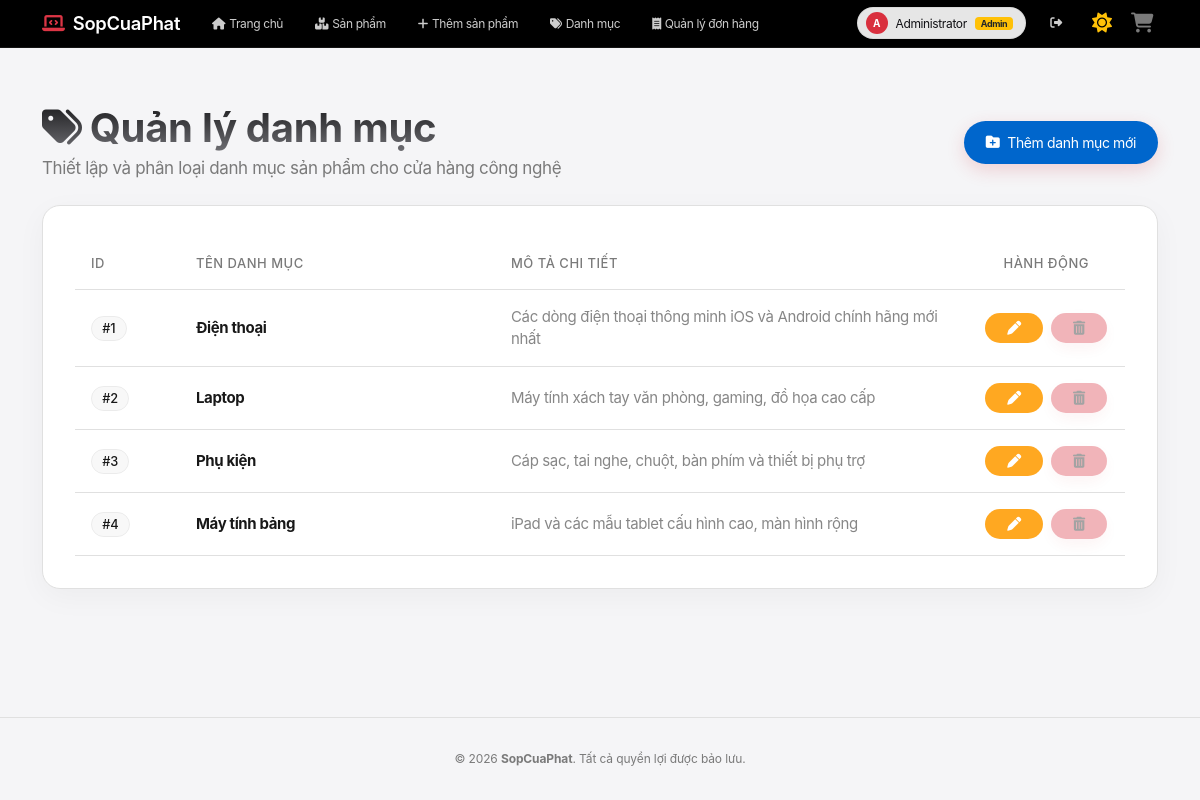
Screenshot of /Category/list (signed in) with the database file from the repository.
### tables this page shows
CREATE TABLE `category` (
  `id` int NOT NULL AUTO_INCREMENT,
  `name` varchar(100) NOT NULL,
  `description` text,
  PRIMARY KEY (`id`)
);

### app/controllers/CategoryController.php (called while the page is built, shortened)
<?php
require_once('app/config/database.php');
require_once('app/models/CategoryModel.php');
class CategoryController
{
    private $categoryModel;
    public function __construct()
    {
        $this->db = (new Database())->getConnection();
        $this->categoryModel = new CategoryModel($this->db);
    }
    public function list()
    {
        $categories = $this->categoryModel->getCategories();
        include 'app/views/category/list.php';
    }
}
?>

### index.php (called while the page is built, shortened)
<?php
$url = $_GET['url'] ?? '';
$url = rtrim($url, '/');
$url = filter_var($url, FILTER_SANITIZE_URL);
$url = explode('/', $url);
$action = isset($url[1]) && $url[1] != '' ? $url[1] : 'index';
$controller = new $controllerName();
call_user_func_array([$controller, $action], array_slice($url, 2));
?>

### app/config/database.php (called while the page is built, shortened)
<?php
class Database {
    private $host = "127.0.0.1";
    private $db_name = "my_store";
    private $username = "root";
    private $password = "";
    public function getConnection() {
        $this->conn = null;
        try {
            $this->conn = new PDO("mysql:host=" . $this->host . ";dbname=" . $this->db_name, $this->username, $this->password);
            $this->conn->exec("SET NAMES utf8mb4");
            $this->conn->setAttribute(PDO::ATTR_ERRMODE, PDO::ERRMODE_EXCEPTION);
        } catch(PDOException $exception) {
            echo "Connection error: " . $exception->getMessage();
        }
        return $this->conn;
    }
}
?>

### app/models/CategoryModel.php (called while the page is built, shortened)
<?php
class CategoryModel
{
    private $conn;
    private $table_name = "category";
    public function __construct($db)
    {
        $this->conn = $db;
    }
    public function getCategories()
    {
        $query = "SELECT c.id, c.name, c.description, COUNT(p.id) AS product_count
                  FROM " . $this->table_name . " c
                  LEFT JOIN product p ON c.id = p.category_id
                  GROUP BY c.id, c.name, c.description
                  ORDER BY c.id ASC";
        $stmt = $this->conn->prepare($query);
        $stmt->execute();
        $result = $stmt->fetchAll(PDO::FETCH_OBJ);
        return $result;
    }
}
?>

### app/views/category/list.php (the view, shortened to what this page needs)
<?php include 'app/views/shares/header.php'; ?>
<div class="row align-items-center mb-4">
    <div class="col-md-6">
        <h1 class="text-gradient fw-bold mb-1"><i class="fa-solid fa-tags me-2 text-primary"></i>Quản lý danh mục</h1>
        <p class="text-muted mb-0">Thiết lập và phân loại danh mục sản phẩm cho cửa hàng công nghệ</p>
    </div>
    <div class="col-md-6 text-md-end mt-3 mt-md-0">
        <a href="<?php echo BASE_URL; ?>/Category/add" class="btn btn-premium">
            <i class="fa-solid fa-folder-plus me-2"></i>Thêm danh mục mới
        </a>
    </div>
</div>
<div class="glass-card">
    <?php if (empty($categories)): ?>
        <div class="text-center py-4">
            <div class="mb-3 text-muted">
                <i class="fa-regular fa-folder-open fs-2"></i>
            </div>
            <h5>Không có danh mục nào</h5>
            <p class="text-muted mb-0">Vui lòng tạo thêm danh mục sản phẩm mới.</p>
        </div>
    <?php else: ?>
        <div class="table-responsive">
            <table class="table table-premium mb-0">
                <thead>
                    <tr>
                        <th style="width: 10%;">ID</th>
                        <th style="width: 30%;">Tên danh mục</th>
                        <th style="width: 45%;">Mô tả chi tiết</th>
                        <th style="width: 15%;" class="text-center">Hành động</th>
                    </tr>
                </thead>
                <tbody>
                    <?php foreach ($categories as $category): ?>
                        <tr>
                            <td><span class="badge-premium">#<?php echo $category->id; ?></span></td>
                            <td><strong style="color: var(--text-main);"><?php echo htmlspecialchars($category->name, ENT_QUOTES, 'UTF-8'); ?></strong></td>
                            <td class="text-muted"><?php echo htmlspecialchars($category->description ?? 'Không có mô tả', ENT_QUOTES, 'UTF-8'); ?></td>
                            <td class="text-center">
                                <div class="d-flex justify-content-center gap-2">
                                    <a href="<?php echo BASE_URL; ?>/Category/edit/<?php echo $category->id; ?>" class="btn btn-sm btn-premium-warning" title="Sửa">
                                        <i class="fa-solid fa-pen"></i>
                                    </a>
                                    <?php if ((int)($category->product_count ?? 0) > 0): ?>
                                        <button class="btn btn-sm btn-premium-danger" style="opacity: 0.4; cursor: not-allowed;" title="Không thể xóa danh mục này vì đang có sản phẩm" disabled>
                                            <i class="fa-solid fa-trash-can"></i>
                                        </button>
                                    <?php else: ?>
                                        <button onclick="confirmDelete('<?php echo $category->id; ?>', '<?php echo htmlspecialchars($category->name, ENT_QUOTES, 'UTF-8'); ?>', 0)" class="btn btn-sm btn-premium-danger" title="Xóa">
                                            <i class="fa-solid fa-trash-can"></i>
                                        </button>
                                    <?php endif; ?>
                                </div>
                            </td>
                        </tr>
                    <?php endforeach; ?>
                </tbody>
            </table>
        </div>
    <?php endif; ?>
</div>
<?php include 'app/views/shares/footer.php'; ?>

### public/css/theme-red.css (style rules this page uses)
:root { --bg-white: #ffffff; --bg-muted: #f7f7f8; --accent-red: #d9303e; --accent-red-dark: #b02a32; --accent-red-soft: rgba(217,48,62,0.08); --text-dark: #111115; --muted: #6b6b6f; --nav-bg: #ffffff; --nav-border: rgba(0,0,0,0.06); --nav-link: #222226; --nav-link-hover: var(--accent-red); --nav-brand: var(--text-dark); --btn-primary-bg: linear-gradient(90deg, var(--accent-red), var(--accent-red-dark)); --btn-primary-color: #ffffff; --card-bg: #ffffff; --glass-bg: #ffffff; --glass-border: rgba(0,0,0,0.06); }
[data-theme="light"] { background: var(--bg-white); color: var(--text-dark); }
body { background: var(--bg-muted); color: var(--text-dark); }
.btn-premium { background: var(--btn-primary-bg); color: var(--btn-primary-color) !important; border: none; padding: 10px 20px; border-radius: 999px; box-shadow: 0 6px 18px rgba(208, 46, 56, 0.18); font-weight: 600; transition: transform 0.12s ease, box-shadow 0.12s ease; }
.btn-premium-danger { background: var(--accent-red) !important; box-shadow: 0 6px 18px rgba(208,46,56,0.14); }
.glass-card, .product-card { background: var(--card-bg) !important; border: 1px solid var(--glass-border) !important; box-shadow: 0 6px 20px rgba(24,24,24,0.04); }

### rows the page displays
category: id "1", name "Điện thoại", description "Các dòng điện thoại thông minh iOS và Android chính hãng mới nhất"
category: id "2", name "Laptop", description "Máy tính xách tay văn phòng, gaming, đồ họa cao cấp"
category: id "3", name "Phụ kiện", description "Cáp sạc, tai nghe, chuột, bàn phím và thiết bị phụ trợ"
category: id "4", name "Máy tính bảng", description "iPad và các mẫu tablet cấu hình cao, màn hình rộng"

### other values shown
substr($currentUsername, 0, 1) "A"
$currentFullname "Administrator"
